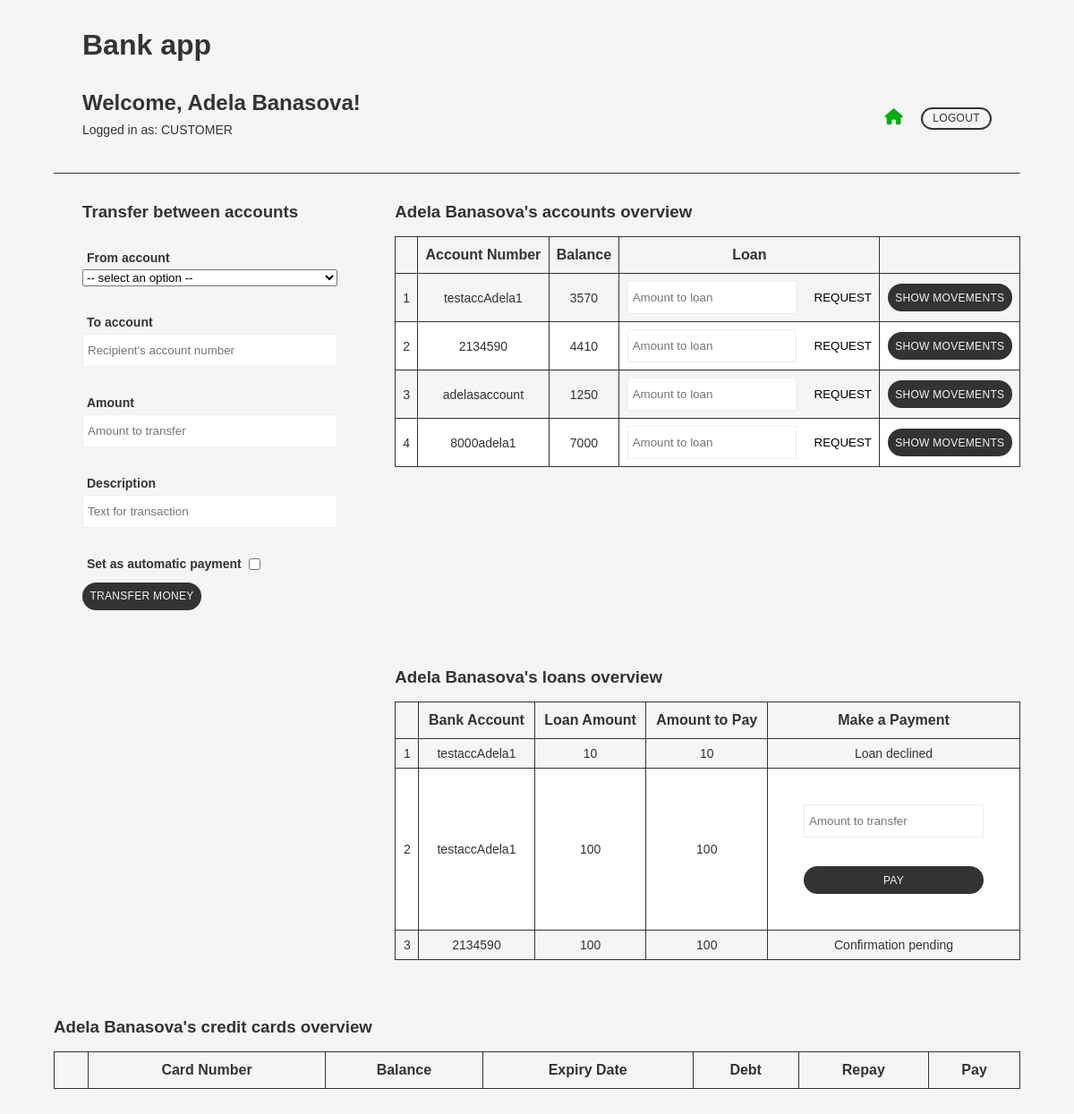
Before: /bank_app/ (signed in) with the older database file.
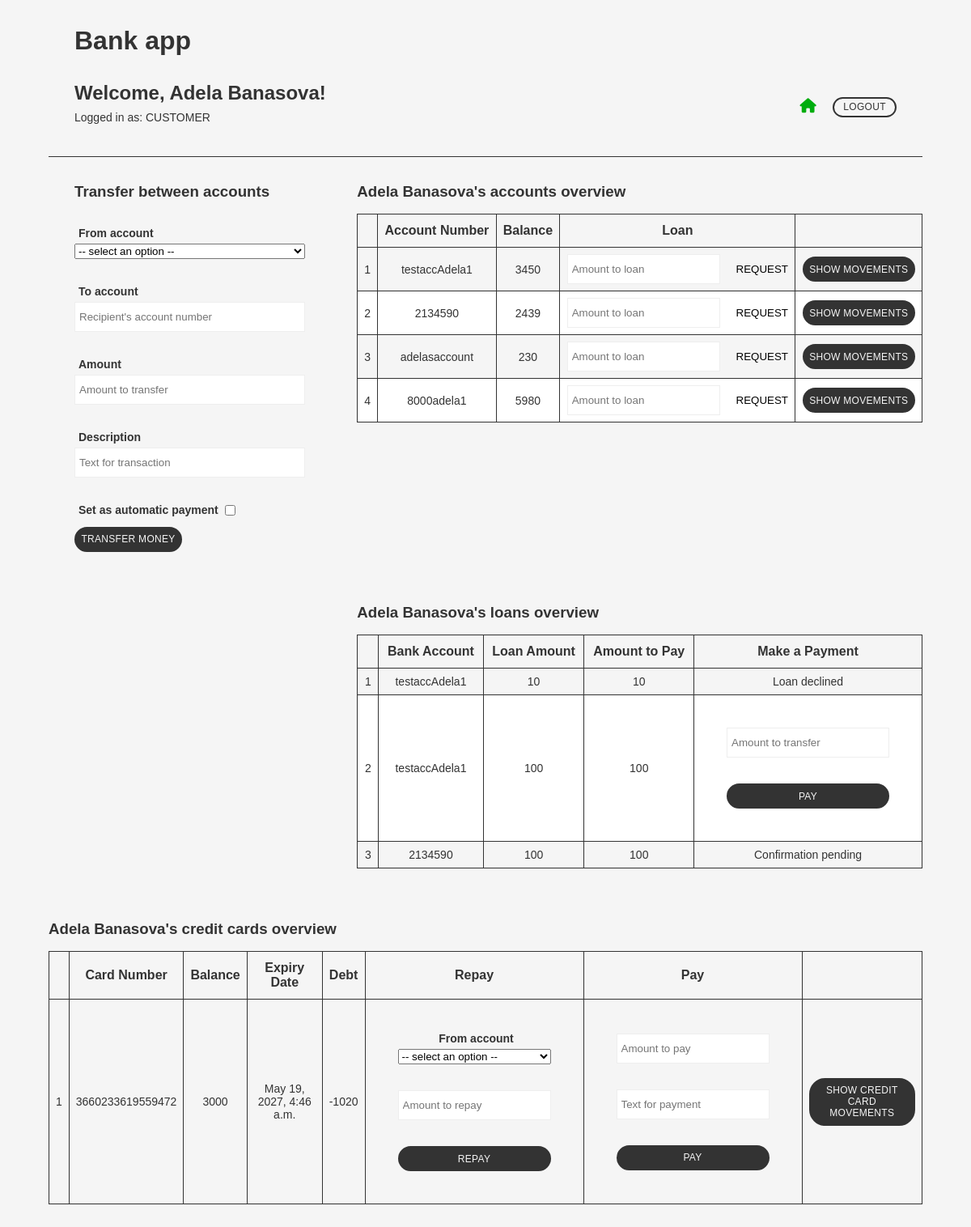
After: the same page with the newer database file.
### bank_app/models.py (models this page shows, shortened)
class Account(models.Model):
    customer = models.ForeignKey(Customer, on_delete=models.CASCADE)
    accountNumber = models.CharField(max_length=20)
    def __str__(self):
        return f"{self.accountNumber}"

class Loan(models.Model):
    customer = models.ForeignKey(Customer, on_delete=models.CASCADE)
    account = models.ForeignKey(Account, on_delete=models.CASCADE)
    loanAmount = models.IntegerField()
    remainingAmount = models.IntegerField()
    confirmed = models.CharField(max_length=100, default='undefined')

class CreditCard(models.Model):
    customer = models.ForeignKey(Customer, on_delete=models.CASCADE)
    cardNumber = models.IntegerField()
    initialBalance = models.IntegerField()
    spentAmount = models.IntegerField()
    expiryDate = models.DateTimeField(default=now, editable=False)
    cvvNumber = models.IntegerField()

### bank_app/views.py (the view)
# urls.py: path('', views.index, name='index'),
def index(request):
    return show_index(request)

### bank_app/views_common.py (called while the page is built)
def get_user_type(u:User) -> str:
    if u and u.is_authenticated:
        try:
            customer = Customer.objects.get(user = u)
            return "CUSTOMER"
        except:
            return "BANKER"
        return "unknown type"

def get_balance_for_account(acc:Account) -> int:
    result = AccountMovement.objects.filter(account = acc).aggregate(Sum('value'))
    return result['value__sum']

def get_repay_amount_for_card(acc:CreditCard) -> int:
    result = CardMovement.objects.filter(card = acc).aggregate(Sum('value'))
    return result['value__sum']

### bank_app/templates/bank_app/index.html (shortened to what the changed rows need)
{% load static %}
<!DOCTYPE html>
<html lang="en">
	<head>
	<link rel="stylesheet" href="{% static 'css/style.css' %}" />
	</head>
	<body>
	{% if request.user.is_authenticated %}
	<header>
		<h1>Bank app</h1>
		<section>
			<div>
				<h2>Welcome, {{ request.user.username }}!</h2>
			</div>
		</section>
	</header>
		{% if usertype == "BANKER" %}
		<main class="main">
			<section id="create_cust">
				<h3>Create customer</h3>
				<form method="post">
					{% csrf_token %}
					<div class="form_item_wrapper">
						<label>User Name</label>
						<input type="text" name="name" placeholder="Type new user name" required />
					</div>
					<div class="form_item_wrapper">
						<label>Password</label>
						<input type="password" name="password" placeholder="Type new password for the user" required />
					</div>
					<div class="form_item_wrapper">
						<label>Phone</label>
						<input type="text" name="phone" pattern="[0-9]{8}" placeholder="User's phone (8 digits)" required />
					</div>
					<button formaction="{% url 'bank_app:create_customer' %}" class="btn">Create customer</button>
				</form>
			</section>
			<section id="cust_list">
				<h3>Customer list</h3>
				<p>Number of customers: {{ customer_count }}</p>
				<table>
					<tr>
						<th></th>
						<th>User Name</th>
						<th>Phone</th>
						<th>Ranking</th>
						<th></th>
					</tr>
				{% for c in customers %}
				<tr {% if forloop.counter|divisibleby:2 %}
                        class="white_bg"
                    {% endif %}	>
						<form method="post">
							{% csrf_token %}
								<input type="hidden" name="pk" value="{{ c.pk }}" />
								<td>{{ forloop.counter }}</td>
								<td>{{ c.user.username }}</td>
								<td>{{ c.phone }}</td>
								<td>
									<select name="ranking">
										{% for r in rankings %}
											{% if r.rType == c.ranking.rType %}
												<option value="{{ r.pk }}" selected>{{ r.rType }}</option>
											{% else %}
											<option value="{{ r.pk }}">{{ r.rType }}</option>
											{% endif %}
										{% endfor %}
									</select>
									<button formaction="{% url 'bank_app:update_ranking' %}" class="simple_btn">Update</button>
								</td>
								<td><button formaction="{% url 'bank_app:accounts' %}" class="btn">Manage accounts</button></td>
								<td>
									<button formaction="{% url 'bank_app:del_customer' %}" class="icon_btn del_btn">
										<i class="fa-solid fa-trash"></i>
									</button>
								</td>
						</form>
					</tr>
				{% endfor %}
				</table>
			</section>
		</main>
		{% else %}
		<main class="main">
			<section id="account_overview">
				<table>
					<tr>
						<th></th>
						<th>Account Number</th>
						<th>Balance</th>
						<th>Loan</th>
					</tr>
					{% for a in customer_accounts %}
					<tr {% if forloop.counter|divisibleby:2 %}
                        class="white_bg"
                    {% endif %}	>
						<form method="post">
								<td>{{ forloop.counter }}</td>
								<td>{{ a.accountNumber }}</td>
								<td>
									{% for b in balances %}
										{% if b.0 == a.pk %}
											{{ b.1 }}
										{% endif %}
									{% endfor %}
								</td>
								<td>
									{% if active_customer.ranking.loan == True %}
										<input type="number" name="loan_amount" placeholder="Amount to loan" />
										<button formaction="{% url 'bank_app:request_loan' %}" class="simple_btn">
											Request
										</button>
									{% else %}
										<p>Not available</p>
									{% endif %}
								</td>
								<td>
									<button formaction="{% url 'bank_app:show_movements' %}" class="btn">Show movements</button>
								</td>
						</form>
					</tr>
					{% endfor %}
				</table>
			</section>
			<section id="loans_overview">
                <table>
                    <tr>
                        <th></th>
                        <th>Bank Account</th>
                        <th>Loan Amount</th>
                        <th>Amount to Pay</th>
                        <th>Make a Payment</th>
                    </tr>
                    {% for l in loans %}
                    <tr {% if forloop.counter|divisibleby:2 %}
                        class="white_bg"
                    {% endif %}	>
                        <form method="post">
                                <td>{{ forloop.counter }}</td>
                                <td>{{ l.account }}</td>
                                <td>{{ l.loanAmount }}</td>
                                <td>{{ l.remainingAmount }}</td>
								{% if l.confirmed == 'true' %}
									{% if l.remainingAmount == 0 %}
										<td>Completed</td>
									{% else %}
										<td>
											<div class="form_item_wrapper">
												<input type="number" name="loan_transfer" placeholder="Amount to transfer" />
											</div>
											<div class="form_item_wrapper">
												<button formaction="{% url 'bank_app:pay_loan' %}" class="btn">
													Pay
												</button>
											</div>
										</td>
									{% endif %}
								{% elif l.confirmed == 'false'%}
									<td>Loan declined</td>
								{% else %}
									<td>Confirmation pending</td>
								{% endif %}
                        </form>
					</tr>
					{% endfor %}
				</table>
			</section>
			<section id="cards_overview">
				<table>
					<tr>
						<th></th>
						<th>Card Number</th>
						<th>Balance</th>
						<th>Expiry Date</th>
						<th>Debt</th>
						<th>Repay</th>
						<th>Pay</th>
					</tr>
					{% for c in cards %}
					<tr 	>
						<form method="post">
								<td>{{ forloop.counter }}</td>
								<td>{{ c.cardNumber }}</td>
								<td>{{ c.initialBalance }}</td>
								<td>{{ c.expiryDate }}</td>
								<td>
									{% for b in card_repay_balances %}
										{% if b.0 == c.pk %}
											{{ b.1 }}
										{% endif %}
									{% endfor %}
								</td>
								<td>
									<div class="form_item_wrapper">
										<label>From account</label>
										<select name="from_account">
											<option disabled selected value> -- select an option -- </option>
										</select>
									</div>
									<div class="form_item_wrapper">
										<input type="number" name="card_repay" placeholder="Amount to repay" />
									</div>
									<div class="form_item_wrapper">
										<button formaction="{% url 'bank_app:repay_card' %}" class="btn">
											Repay
										</button>
									</div>
								</td>
								<td>
									<div class="form_item_wrapper">
										<input type="number" name="card_pay" placeholder="Amount to pay" />
									</div>
									<div class="form_item_wrapper">
										<input type="text" name="card_desc" placeholder="Text for payment" />
									</div>
									<div class="form_item_wrapper">
										<button formaction="{% url 'bank_app:pay_card' %}" class="btn">
											Pay
										</button>
									</div>
								</td>
								<td>
									<button formaction="{% url 'bank_app:show_card_movements' %}" class="btn">Show credit card movements</button>
								</td>
						</form>
					</tr>
					{% endfor %}
				</table>
			</section>
		</main>
		{% endif%}
	{% else %}
		<h2>Please log in</h2>
	{% endif %}
	</body>
</html>

Changed rows visible on the page:
added CreditCard: cardNumber "3660233619559472", initialBalance "3000", expiryDate "May 19, 2027, 4:46 a.m.", b "-1020"
Other visible differences:
new list line: "3450"
new list line: "2439"
new list line: "230"
new list line: "5980"
list line gone: "3570"
list line gone: "4410"
list line gone: "1250"
list line gone: "7000"
